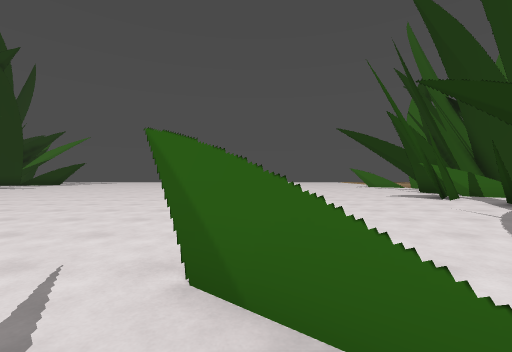
view 1 (above)

24 first-person views from a walk through a Godot game level. The camera is 1.3 m above the floor, looks level and sees 90° across. The floor is counted in squares, 1.76 m on a side. Each view is taken from the middle of a square. On the plan, view 1 faces up. The plan holds only what a view shows up to about 9 squares ahead; the rest is blank. The place goes on beyond the plan.

view 2
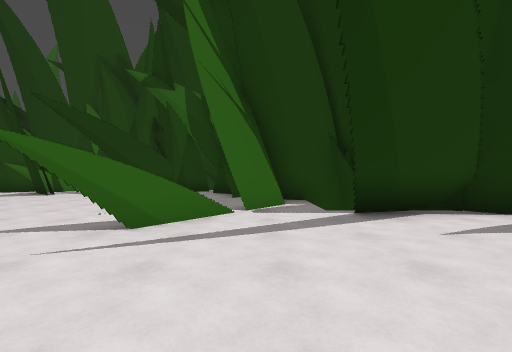

view 3
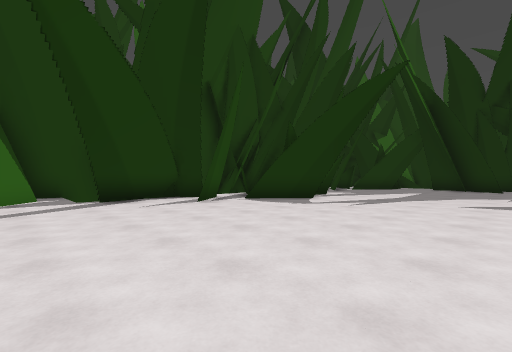

view 4
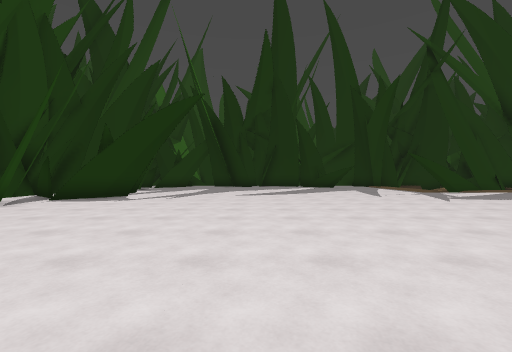

view 5
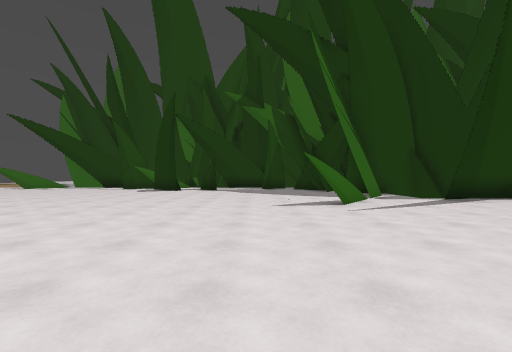

view 6
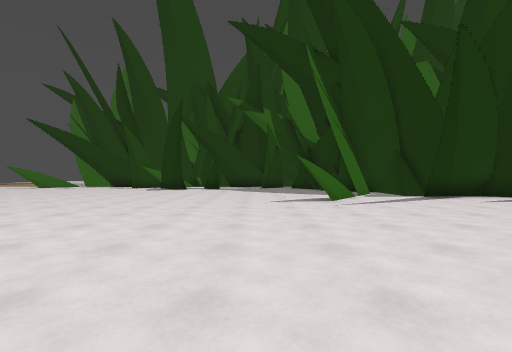

view 7
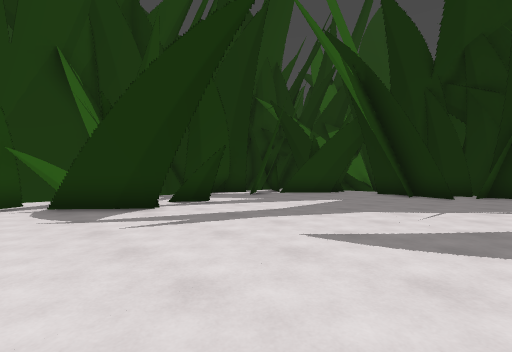

view 8
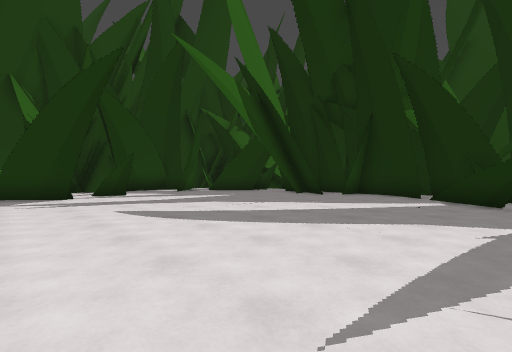

view 9
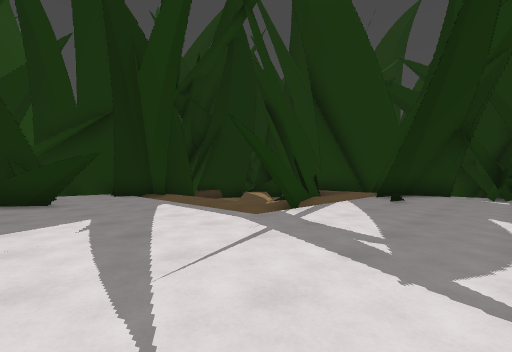

view 10
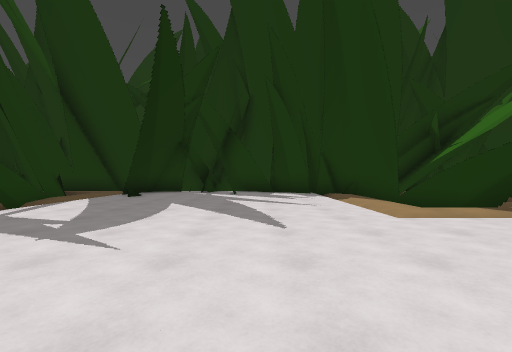

view 11
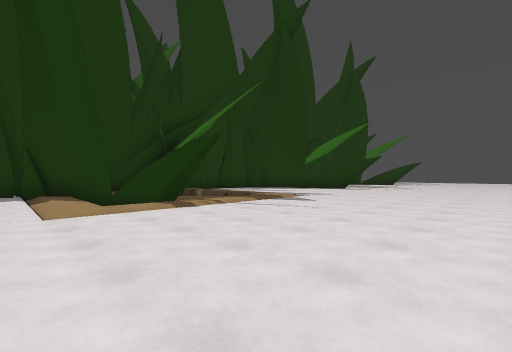

view 12
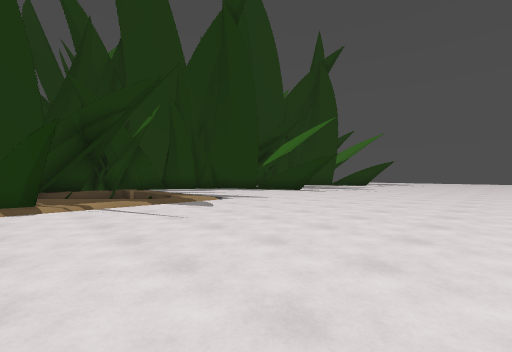

view 13
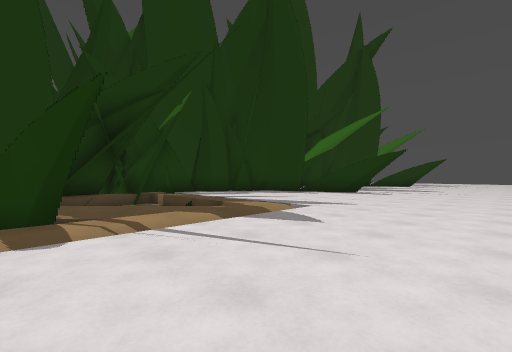

view 14
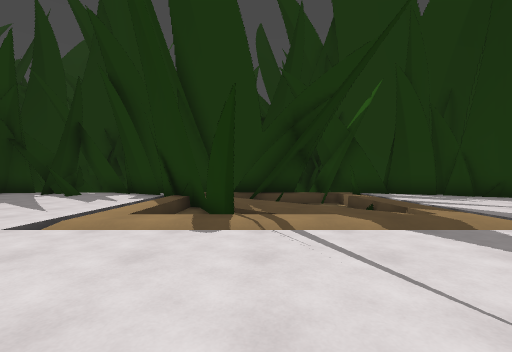

view 15
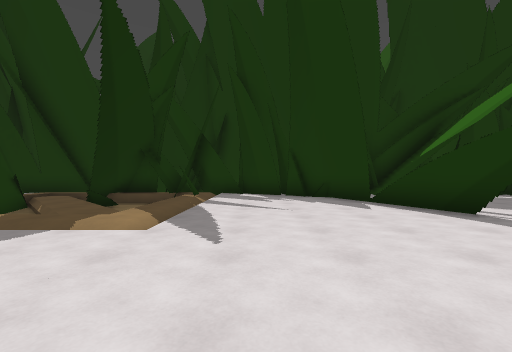

view 16
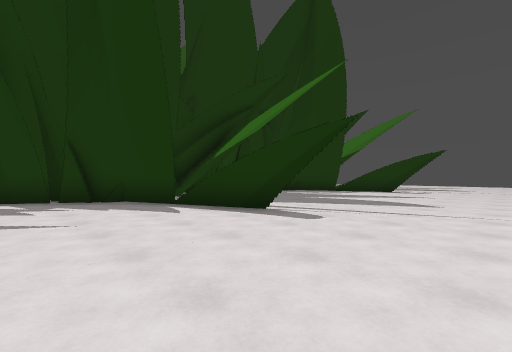

view 17
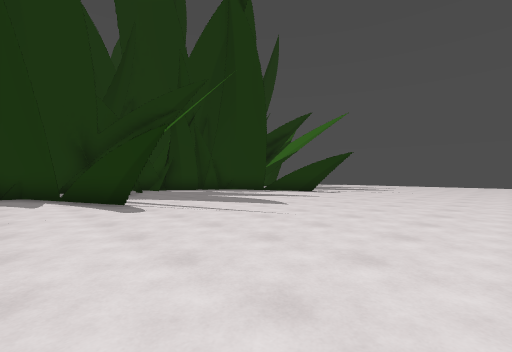

view 18
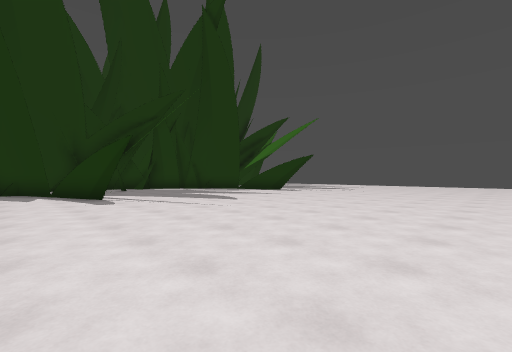

view 19
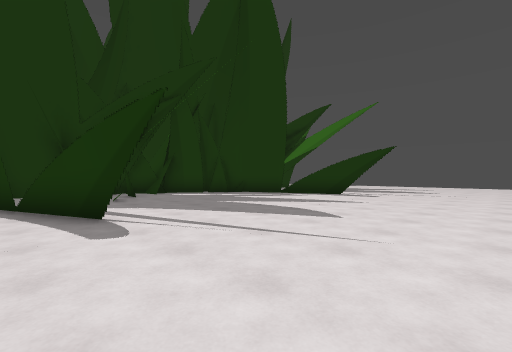

view 20
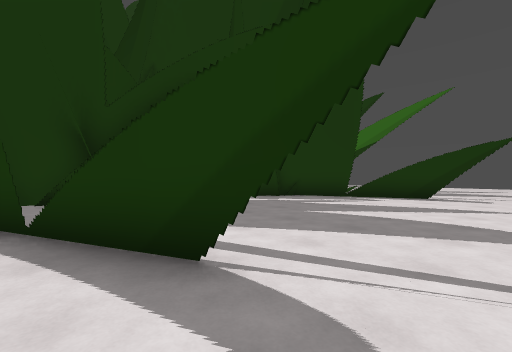

view 21
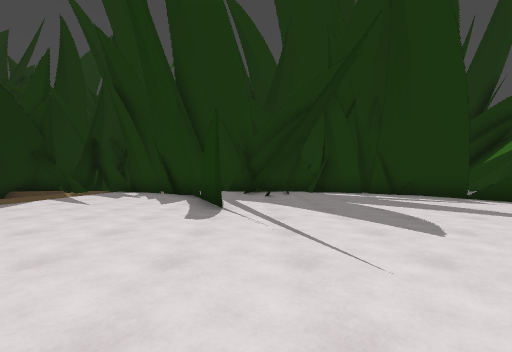

view 22
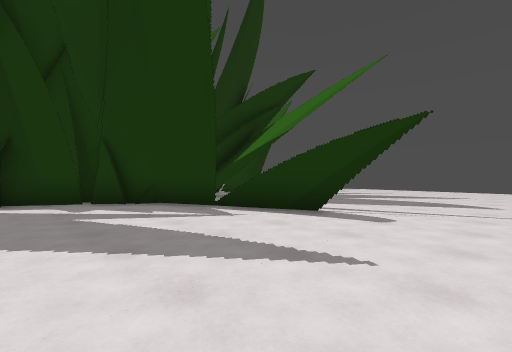

view 23
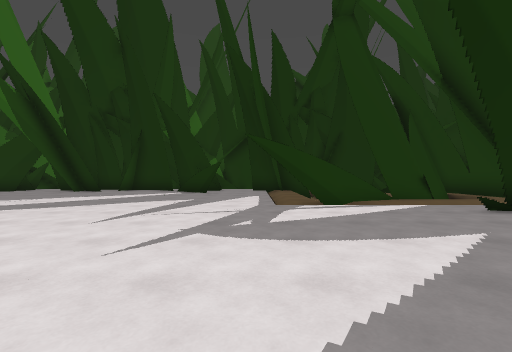

view 24
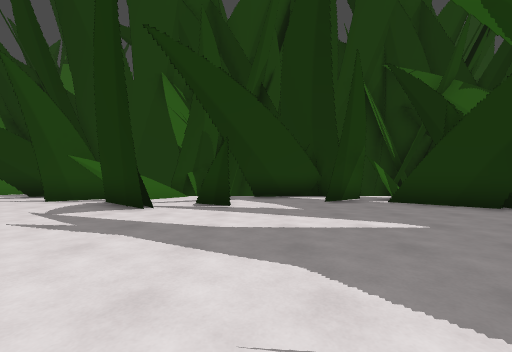

### Floor plan
Key: @ floor where view 1 was taken; # wall or solid block; . main floor; - floor 0.75 m lower than the main floor; / step, stairs or slope; = window, fence, low wall or low ledge; v drop or lower ground.
Columns run from 20 left of view 1 to 6 right of it. Each row starts with its distance up from view 1.
 21 #   ##........
 20 #####.........
 19 ##............
 18 #.............
 17  .............
 16    ...........
 15    ...........
 14    ...........
 13  # ...........
 12  #=###........      ...
 11 ####..........     ....
 10 # ............    .....
  9 #.........................#
  8 ..........................#
  7 ...///................... #
  6    ///....................#
  5   =///...................
  4   ////...................
  3  # /-/...............
  2  ##-=#.............##.
  1  ####...............###
  0 ##vvv...............@.##
 -1 # .................. ..##
 -2  ................. .## v#
 -3 .................. ..####
 -4 ...................#.##
 -5    ................###
 -6    ................##
 -7   ................##
 -8  #. .............###
 -9  # ...............#
-10  #####............
-11  ##///...........
-12      /....... .....#
-13     =/. ..    .....#
-14       ..##.   . ...#
-15      #...##  ### .##

Where each view was taken, in squares from view 1:
view 1: 0 up, 0 right, facing up
view 2: 0 up, 4 left, facing right
view 3: 0 up, 7 left, facing down-right
view 4: 2 up, 7 left, facing down
view 5: 4 up, 7 left, facing right
view 6: 4 up, 8 left, facing right
view 7: 5 down, 8 left, facing down-right
view 8: 6 down, 12 left, facing down-right
view 9: 6 down, 11 left, facing down-left
view 10: 4 down, 10 left, facing left
view 11: 2 down, 9 left, facing up-left
view 12: 1 up, 8 left, facing up-left
view 13: 1 up, 11 left, facing up-left
view 14: 2 up, 11 left, facing left
view 15: 8 up, 11 left, facing left
view 16: 8 up, 12 left, facing up-left
view 17: 10 up, 9 left, facing up-left
view 18: 10 up, 7 left, facing up-left
view 19: 11 up, 11 left, facing up-left
view 20: 11 up, 14 left, facing up-left
view 21: 13 up, 10 left, facing left
view 22: 16 up, 13 left, facing up-left
view 23: 3 down, 14 left, facing down
view 24: 10 down, 8 left, facing right
